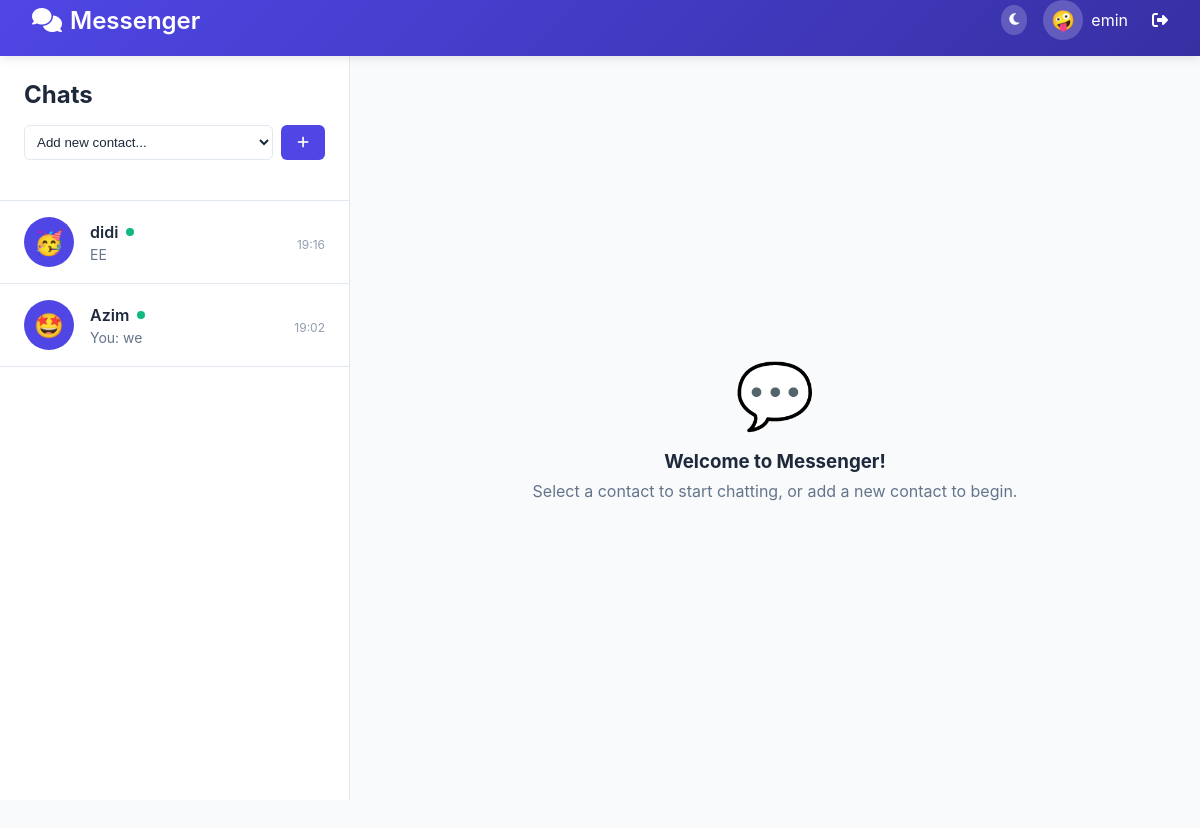
Page /chat/ (signed in) on the committed database.
### app/models.py (models this page shows, shortened)
class UserProfile(models.Model):
    user = models.OneToOneField(User, on_delete=models.CASCADE)
    nickname = models.CharField(max_length=50, unique=True)
    avatar_emoji = models.CharField(max_length=10, default='😊')
    is_online = models.BooleanField(default=False)
    last_seen = models.DateTimeField(auto_now=True)
    theme_preference = models.CharField(
        max_length=10,
        choices=[('light', 'Light'), ('dark', 'Dark')],
        default='light'
    )

class Contact(models.Model):
    user = models.ForeignKey(User, on_delete=models.CASCADE, related_name='contacts')
    contact_user = models.ForeignKey(User, on_delete=models.CASCADE, related_name='contacted_by')
    created_at = models.DateTimeField(auto_now_add=True)
    class Meta:
        unique_together = ('user', 'contact_user')

class Message(models.Model):
    STATUS_CHOICES = [
        ('sent', 'Sent'),
        ('delivered', 'Delivered'),
        ('read', 'Read'),
    ]
    sender = models.ForeignKey(User, on_delete=models.CASCADE, related_name='sent_messages')
    receiver = models.ForeignKey(User, on_delete=models.CASCADE, related_name='received_messages')
    content = models.TextField()
    timestamp = models.DateTimeField(auto_now_add=True)
    status = models.CharField(max_length=10, choices=STATUS_CHOICES, default='sent')
    class Meta:
        ordering = ['timestamp']

### app/views.py (the view, shortened to what this page needs)
# urls.py: path('chat/', views.chat, name='chat'),
@login_required
def chat(request):
    contacts = Contact.objects.filter(user=request.user).select_related('contact_user__userprofile')
    all_users = User.objects.exclude(id=request.user.id).select_related('userprofile')
    contact_id = request.GET.get('contact_id')
    active_contact = None
    conversation = []
    conversation_users = User.objects.filter(
        Q(sent_messages__receiver=request.user) |
        Q(received_messages__sender=request.user)
    ).exclude(id=request.user.id).distinct().select_related('userprofile')
    all_contact_users = set()
    contacts_with_info = []
    for contact in contacts:
        all_contact_users.add(contact.contact_user.id)
        last_message = Message.objects.filter(
            Q(sender=request.user, receiver=contact.contact_user) |
            Q(sender=contact.contact_user, receiver=request.user)
        ).order_by('-timestamp').first()
        unread_count = Message.objects.filter(
            sender=contact.contact_user,
            receiver=request.user,
            status='sent'
        ).count()
        contacts_with_info.append({
            'contact': contact,
            'user': contact.contact_user,
            'last_message': last_message,
            'unread_count': unread_count,
            'is_explicit_contact': True
        })
    for user in conversation_users:
        if user.id not in all_contact_users:
            last_message = Message.objects.filter(
                Q(sender=request.user, receiver=user) |
                Q(sender=user, receiver=request.user)
            ).order_by('-timestamp').first()
            unread_count = Message.objects.filter(
                sender=user,
                receiver=request.user,
                status='sent'
            ).count()
            contacts_with_info.append({
                'contact': None,
                'user': user,
                'last_message': last_message,
                'unread_count': unread_count,
                'is_explicit_contact': False
            })
    contacts_with_info.sort(
        key=lambda x: x['last_message'].timestamp if x['last_message'] else timezone.now() - timezone.timedelta(days=365),
        reverse=True
    )
    return render(request, 'app/chat.html', {
        'contacts_with_info': contacts_with_info,
        'all_users': all_users,
        'active_contact': active_contact,
        'conversation': conversation,
    })

### app/templates/app/chat.html (shortened to what this page needs)
{% extends "app/base_modern.html" %}
{% block content %}
<div class="chat-container">
    <div class="chat-sidebar">
        <div class="sidebar-header">
            <h3>Chats</h3>
            <form class="add-contact-form" method="post" action="{% url 'add_contact' %}">
                <select name="contact_user" required>
                    <option value="">Add new contact...</option>
                </select>
                <button type="submit">
                    <i class="fas fa-plus"></i>
                </button>
            </form>
        </div>
        <div class="contacts-list">
            {% for contact_info in contacts_with_info %}
                <a href="?contact_id={{ contact_info.user.id }}"
                   class="contact-item {% if contact_info.user.id == active_contact.id %}active{% endif %}">
                    <div class="contact-avatar">
                        {{ contact_info.user.userprofile.avatar_emoji }}
                    </div>
                    <div class="contact-info">
                        <div class="contact-name">
                            {{ contact_info.user.userprofile.nickname }}
                            {% if contact_info.user.userprofile.is_online %}
                                <span class="online-indicator"></span>
                            {% endif %}
                        </div>
                        <div class="contact-last-message">
                            {% if contact_info.last_message %}
                                {% if contact_info.last_message.sender == user %}You: {% endif %}
                                {{ contact_info.last_message.content|truncatechars:30 }}
                            {% else %}
                                No messages yet
                            {% endif %}
                        </div>
                    </div>
                    <div class="contact-meta">
                        {% if contact_info.last_message %}
                            <div class="message-time">{{ contact_info.last_message.timestamp|date:"H:i" }}</div>
                        {% endif %}
                    </div>
                </a>
            {% empty %}
                <div class="empty-state">
                    <div class="empty-state-icon">👥</div>
                    <h4>No contacts yet</h4>
                    <p>Add someone to start chatting!</p>
                </div>
            {% endfor %}
        </div>
    </div>
    <div class="chat-main">
        {% if active_contact %}
            <div class="chat-header">
                <button class="mobile-back-btn" onclick="goBackToContacts()" title="Back to contacts">
                    <i class="fas fa-arrow-left"></i>
                </button>
                <div class="chat-header-avatar">{{ active_contact.userprofile.avatar_emoji }}</div>
                <div class="chat-header-info">
                    <h3>{{ active_contact.userprofile.nickname }}</h3>
                    <div class="chat-header-status">
                        {% if active_contact.userprofile.is_online %}
                            <i class="fas fa-circle" style="color: var(--success-color);"></i> Online
                        {% else %}
                            Last seen {{ active_contact.userprofile.last_seen|timesince }} ago
                        {% endif %}
                    </div>
                </div>
            </div>
            <div class="messages-container" id="messages-container">
                {% for message in conversation %}
                    <div class="message {% if message.sender == user %}sent{% else %}received{% endif %}">
                        <div class="message-bubble">
                            <p class="message-content">{{ message.content }}</p>
                            <div class="message-time">
                                {{ message.timestamp|date:"H:i" }}
                                {% if message.sender == user %}
                                    <span class="message-status">
                                        {% if message.status == 'read' %}
                                            <i class="fas fa-check-double" style="color: var(--primary-color);"></i>
                                        {% elif message.status == 'delivered' %}
                                            <i class="fas fa-check-double"></i>
                                        {% else %}
                                            <i class="fas fa-check"></i>
                                        {% endif %}
                                    </span>
                                {% endif %}
                            </div>
                        </div>
                    </div>
                {% endfor %}
            </div>
            <div class="message-input-container">
                <form class="message-input-form" method="post">
                    {% csrf_token %}
                    <textarea
                        name="content"
                        class="message-input"
                        placeholder="Type a message..."
                        rows="1"
                        required
                    ></textarea>
                    <button type="submit" class="send-button" disabled>
                        <i class="fas fa-paper-plane"></i>
                    </button>
                </form>
            </div>
        {% else %}
            <div class="empty-state">
                <div class="empty-state-icon">💬</div>
                <h3>Welcome to Messenger!</h3>
                <p>Select a contact to start chatting, or add a new contact to begin.</p>
            </div>
        {% endif %}
    </div>
</div>
{% endblock %}

### app/templates/app/base_modern.html (shortened to what this page needs)
<!DOCTYPE html>
<html lang="en" data-theme="light">
<head>
    <link href="https://cdnjs.cloudflare.com/ajax/libs/font-awesome/6.4.0/css/all.min.css" rel="stylesheet">
    {% load static %}
    <link href="{% static 'app/css/messenger.css' %}" rel="stylesheet">
</head>
<body>
    {% if user.is_authenticated %}
        <header class="messenger-header">
            <h1>
                <i class="fas fa-comments"></i>
                Messenger
            </h1>
            <div class="header-actions">
                <button class="theme-toggle" title="Toggle dark/light theme">
                </button>
                <div class="user-info">
                    <div class="user-avatar">{{ user.userprofile.avatar_emoji }}</div>
                    <span>{{ user.userprofile.nickname }}</span>
                    <a href="{% url 'logout' %}" class="btn btn-sm" style="margin-left: 1rem; color: white;">
                        <i class="fas fa-sign-out-alt"></i>
                    </a>
                </div>
            </div>
        </header>
    {% endif %}
    {% block content %}{% endblock %}
</body>
</html>

### rows in the picture
Contact: user.userprofile.avatar_emoji "🥳", user.userprofile.nickname "didi", last_message.content "EE", last_message.timestamp "19:16"
Contact: user.userprofile.avatar_emoji "🤩", user.userprofile.nickname "Azim", shows "You:", last_message.content "we", last_message.timestamp "19:02"

### other values in the picture
{{ user.userprofile.avatar_emoji }} "🤪"
{{ user.userprofile.nickname }} "emin"
